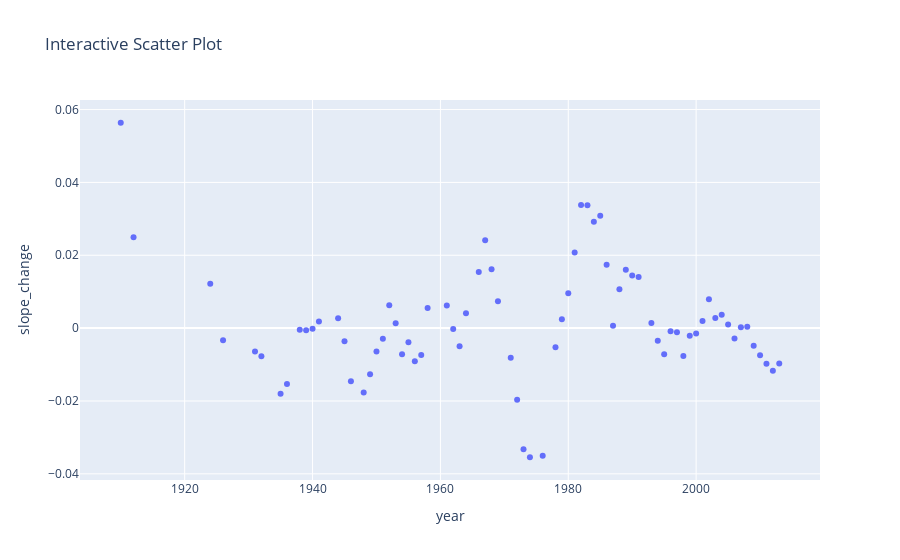

Notebook code cell kept with this figure:
### Code cell
# check TOP 5 and BOTTOM 5 computation with a specific name
name_by_year_with_slop_change.reset_index(inplace=True)
name_by_year_with_slop_change.set_index(['char_words', 'year'], inplace=True)
display(name_by_year_with_slop_change)
display(name_by_year_with_slop_change.loc['Elizabeth', :])

import plotly.express as px

# Create a scatter plot using Plotly Express
fig = px.scatter(name_by_year_with_slop_change.loc['Elizabeth', :].reset_index(), x='year', y='slope_change', title='Interactive Scatter Plot', labels={'X': 'X-axis', 'Y': 'Y-axis'})

# Add cursor tooltip
fig.update_layout(hovermode='closest')

# Show the plot
fig.show()

display(top_bottom_df.loc['Elizabeth', :])

### Figure 1 — Plotly figure (JSON) as saved in the notebook; plotly's stock layout.template omitted (floating-point values rounded to 4 significant figures)
{"data": [{"hovertemplate": "year=%{x}<br>slope_change=%{y}<extra></extra>", "legendgroup": "", "marker": {"color": "#636efa", "symbol": "circle"}, "mode": "markers", "name": "", "orientation": "v", "showlegend": false, "type": "scatter", "x": [1961, 2000, 1969, 2001, 1940, 1935, 1938, 1931, 1998, 1990, 1946, 2003, 1953, 1971, 1995, 1986, 2002, 1988, 1999, 1974, 2004, 1936, 1939, 1989, 1987, 2006, 2007, 1967, 2005, 1985, 1994, 1954, 1976, 1996, 1910, 1958, 1944, 1955, 1997, 2008, 1973, 1980, 1941, 1978, 1968, 1966, 1945, 1981, 1993, 1962, 1951, 2010, 1950, 1924, 1984, 1952, 1963, 1979, 2009, 1949, 1957, 1912, 1972, 1964, 1948, 1932, 1991, 1983, 2012, 1926, 2011, 1982, 2013, 1956], "xaxis": "x", "y": [0.006229, -0.001445, 0.007387, 0.001978, -0.0001933, -0.01799, -0.0004174, -0.00639, -0.007664, 0.01446, -0.01459, 0.002799, 0.00135, -0.008146, -0.007186, 0.01739, 0.007915, 0.01065, -0.002097, -0.03545, 0.003704, -0.01537, -0.0005956, 0.01605, 0.0006384, -0.00283, 0.0002413, 0.02412, 0.0009971, 0.03082, -0.003477, -0.007149, -0.03505, -0.0008597, 0.05638, 0.005506, 0.002692, -0.003911, -0.001107, 0.0004003, -0.03322, 0.009589, 0.001832, -0.005278, 0.01618, 0.01541, -0.003612, 0.02075, 0.001432, -0.0002124, -0.002885, -0.007429, -0.006404, 0.0122, 0.02922, 0.006285, -0.004996, 0.002457, -0.004845, -0.01268, -0.007394, 0.02492, -0.01968, 0.004103, -0.01764, -0.007702, 0.01402, 0.03372, -0.01171, -0.003332, -0.009782, 0.03383, -0.009726, -0.009077], "yaxis": "y"}], "layout": {"hovermode": "closest", "legend": {"tracegroupgap": 0}, "title": {"text": "Interactive Scatter Plot"}, "xaxis": {"anchor": "y", "domain": [0, 1], "title": {"text": "year"}}, "yaxis": {"anchor": "x", "domain": [0, 1], "title": {"text": "slope_change"}}}}
